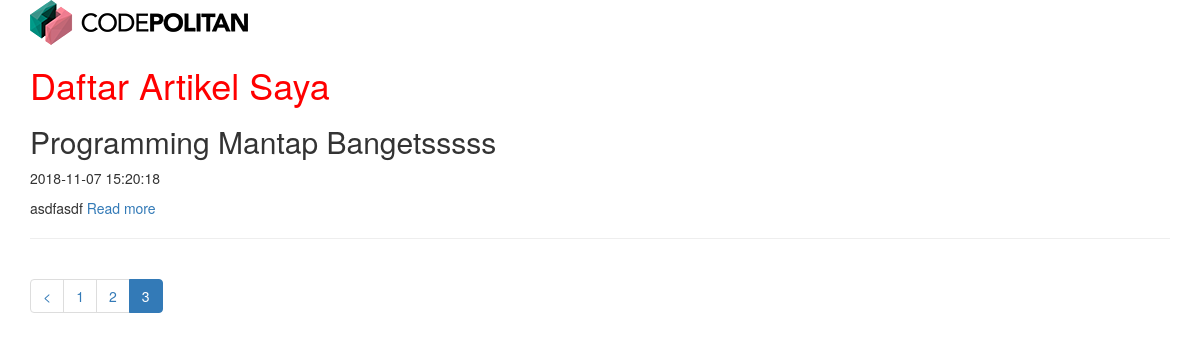
Page /index.php/home/index/4 on the committed database.
### tables this page shows
CREATE TABLE `artikel` (
  `id_artikel` int(11) NOT NULL,
  `judul_artikel` varchar(100) NOT NULL,
  `isi_artikel` text NOT NULL,
  `author_artikel` varchar(50) NOT NULL,
  `tanggal_artikel` timestamp NOT NULL DEFAULT CURRENT_TIMESTAMP ON UPDATE CURRENT_TIMESTAMP,
  `gambar_artikel` varchar(100) DEFAULT NULL,
  `id_kategori` int(11) NOT NULL
);

### index.php (called while the page is built, shortened)
<?php
require_once BASEPATH.'core/CodeIgniter.php';

### application/models/Artikel_Model.php (called while the page is built, shortened)
<?php
class Artikel_Model extends CI_Model{
	private $table = 'artikel';
	function get_paginated_data($number, $offset){
		return $query = $this->db->get($this->table, $number, $offset);
	}
}

### application/views/home/index.php (the view, shortened to what this page needs)
<!DOCTYPE html>
<html>
<head>
</head>
<body>
	<div class="container">
		<img src="<?php echo base_url('assets/img/logo.png');?>">
		<h1 class="title">Daftar Artikel Saya</h1>
		<div>
			<?php
				if(count($artikel_data) > 0){
					foreach($artikel_data as $key => $artikel){
						?>
						<div>
							<h2><?php echo $artikel['judul_artikel']; ?></h2>
							<p><?php echo $artikel['tanggal_artikel']; ?></p>
							<p>
								<?php echo word_limiter($artikel['isi_artikel'], 25); ?>
								<a href="<?php echo site_url('home/detail/'.$artikel['id_artikel']); ?>">Read more</a>
							</p>
							<hr>
						</div>
						<?php
					}
				}else{
					?>
					<em>Tidak ada artikel.</em>
					<?php
				}
			?>
		</div>
		<?php echo $this->pagination->create_links(); ?>
	</div>
</body>
</html>

### assets/css/style.css (style rules this page uses)
.title { color: red; }

### rows in the picture
artikel: judul_artikel "Programming Mantap Bangetsssss", tanggal_artikel "2018-11-07 15:20:18", isi_artikel "asdfasdf"

### other values in the picture
$this->pagination->create_links() "< 1 2 3"
